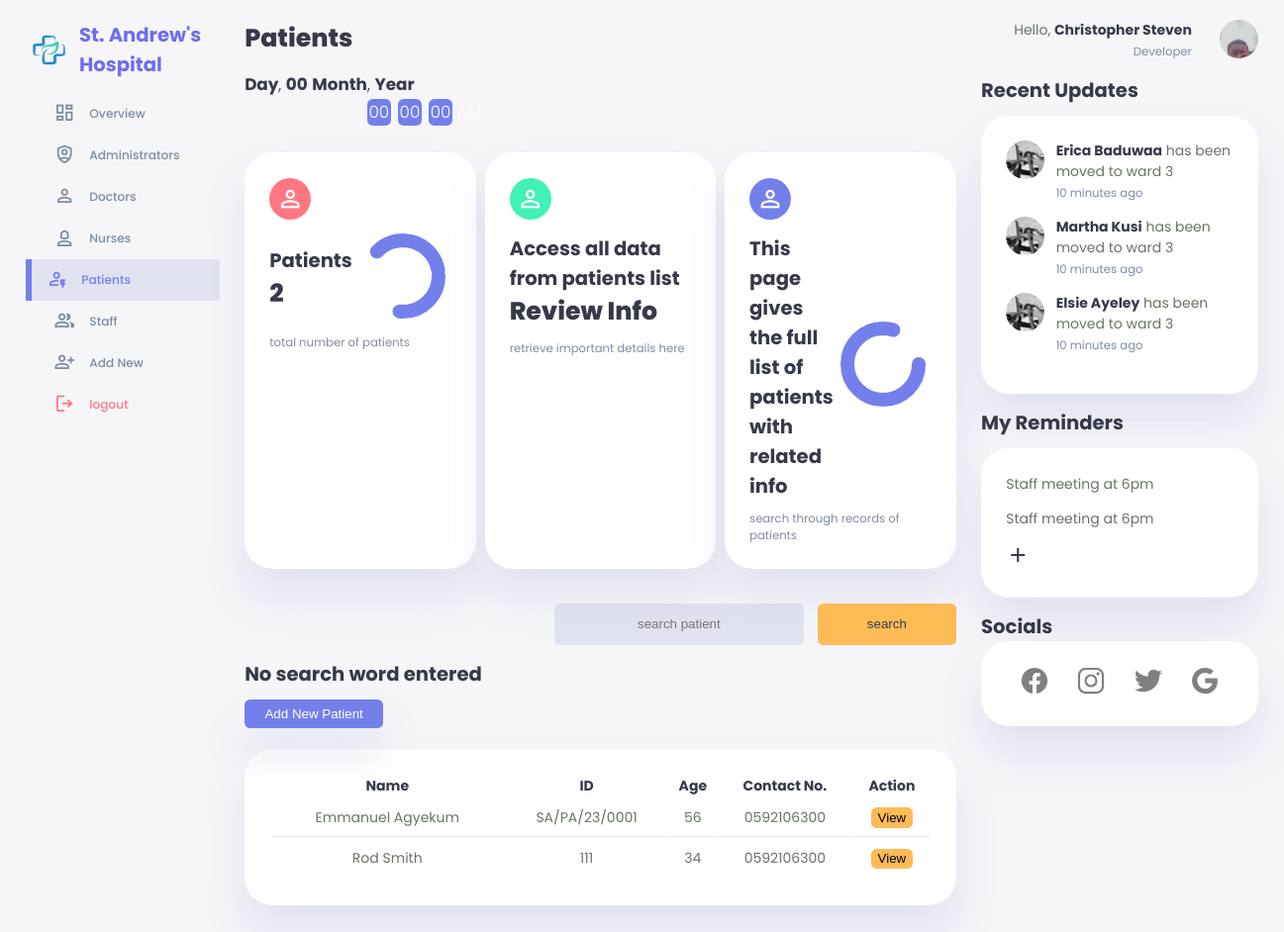
The page /developer/searchpatientdeveloper.php (signed in) on the database its author committed.
### tables this page shows
CREATE TABLE `patients` (
  `id` int(11) NOT NULL,
  `firstname` varchar(255) NOT NULL,
  `lastname` varchar(255) NOT NULL,
  `othername` varchar(255) NOT NULL,
  `age` varchar(255) NOT NULL,
  `gender` varchar(255) NOT NULL,
  `date_of_birth` date NOT NULL,
  `address` varchar(255) NOT NULL,
  `gps_address` varchar(255) NOT NULL,
  `telephone1` varchar(255) NOT NULL,
  `telephone2` varchar(255) NOT NULL,
  `date_of_admission` date NOT NULL,
  `added_by` varchar(255) NOT NULL,
  `date_added` date NOT NULL,
  `patient_id` varchar(255) NOT NULL,
  `patient_complaints` varchar(255) NOT NULL,
  `doctor_diagnosis` varchar(255) NOT NULL,
  `doctor_prescription` varchar(255) NOT NULL,
  `next_appointment_date` date NOT NULL,
  `doctor_recommendation` varchar(255) NOT NULL,
  `doctor_patient_complaints` varchar(500) NOT NULL,
  `diagnosed_by` varchar(255) NOT NULL,
  `diagnosis_date_added` date NOT NULL
);

### developer/searchpatientdeveloper.php (the view, shortened to what this page needs)
<?php
include '../connection.php';
$username= $_SESSION['username'];
$sql= "SELECT * FROM `admins` WHERE username= '$username'";
$result= mysqli_query($con,$sql);
$row= mysqli_fetch_assoc($result);
$image= $row['image'];
$position=$row['position'];
$user_firstname= $row['firstname'];
$user_lastname= " ".$row['lastname'];
$user_fullname= $user_firstname.$user_lastname;
$sqlpatients= "SELECT * FROM `patients`";
$resultpatients= mysqli_query($con, $sqlpatients);
$numpatients=mysqli_num_rows($resultpatients);
$search="";
?>
<!DOCTYPE html>
<html lang="en">
<head>
    <link rel="stylesheet" href="../css/dashboardhead.css">
</head>
<body onload="initClock()">
    <div class="container">
        <aside>
            <div class="top">
                <div class="logo">
                    <div class="ring"></div>
                    <img src="../developerimages/logo.png" alt="logo">
                    <h2 class="logo-name">St. Andrew's Hospital</span></h2>
                </div>
            </div>
            <div class="sidebar">
                <a href="./overviewdeveloper.php">
                    <span class="material-symbols-outlined">dashboard</span>
                    <h3>Overview</h3>
                </a>
                <a href="./adminsdeveloper.php">
                    <span class="material-symbols-outlined">shield_person</span>
                    <h3>Administrators</h3>
                </a>
                <a href="./doctorsdeveloper.php">
                    <span class="material-symbols-outlined">person</span>
                    <h3>Doctors</h3>
                </a>
                <a href="./nursesdeveloper.php">
                    <span class="material-symbols-outlined">person_3</span>
                    <h3>Nurses</h3>
                </a>
                <a href="./patientsdeveloper.php" class="active">
                    <span class="material-symbols-outlined">recent_patient</span>
                    <h3>Patients</h3>
                </a>
                <a href="./staffdeveloper.php">
                    <span class="material-symbols-outlined">group</span>
                    <h3>Staff</h3>
                </a>
                <a href="./addnewdeveloper.php">
                    <span class="material-symbols-outlined">person_add</span>
                    <h3>Add New</h3>
                </a>
                <a href="../logout.php">
                    <span class="material-symbols-outlined">logout</span>
                    <h3>logout</h3>
                </a>
            </div>
        </aside>
        <main>
            <h1>Patients</h1>
            <div class="datetime">
                <div class="date">
                    <b><span id="dayname">Day</span></b>,
                    <b><span id="daynum">00</span></b>
                    <b><span id="month">Month</span></b>,
                    <b><span id="year">Year</span></b>
                </div>
                <div class="time">
                    <span id="hours">00</span>:
                    <span id="minutes">00</span>:
                    <span id="seconds">00</span>
                    <span id="period">AM</span>
                </div>
            </div>
            <div class="insights">
                <div class="teaching-population">
                    <span class="material-symbols-outlined">person</span>
                    <div class="middle">
                        <div class="left">
                            <h2>Patients</h2>
                            <h1><?php echo $numpatients; ?></h1>
                        </div>
                        <div class="progress">
                            <svg>
                                <circle cx="38" cy="38" r="36"></circle>
                            </svg>
                            <div class="number">
                            </div>
                        </div>
                    </div>
                    <small class="text-muted">total number of patients</small>
                </div>
                <div class="non-teaching-population">
                    <span class="material-symbols-outlined">person</span>
                    <div class="middle">
                        <div class="left">
                            <h2>Access all data from patients list</h2>
                            <h1>Review Info</h1>
                        </div>
                    </div>
                    <small class="text-muted">retrieve important details here</small>
                </div>
                <div class="student-population">
                    <span class="material-symbols-outlined">person</span>
                    <div class="middle">
                        <div class="left">
                            <h2>This page gives the full list of patients with related info</h2>
                        </div>
                        <div class="progress">
                            <svg>
                                <circle cx="38" cy="38" r="36"></circle>
                            </svg>
                            <div class="number">
                            </div>
                        </div>
                    </div>
                    <small class="text-muted">search through records of patients</small>
                </div>
            </div>
            <div class="recent">
                <div class="search">
                    <form class="search_box" action="./searchpatientdeveloper.php" method="get" >
                        <input type="text" name="search" id="" placeholder="search patient" value="<?php echo $search;?>">
                        <br>
                        <input type="submit" value="search" name="search_button">
                    </form>
                </div>
                <?php
                if(empty($search)){
                    $message="No search word entered";
                }
                else{
                    $message="Search Results for ' ".$search." '";
                }
                ?>
                <h2><?php echo $message;?></h2>
                <button id="add-new-applicant" onclick="location.href='./addnewpatientdeveloper.php'">Add New Patient</button>
                <table>
                    <thead>
                        <tr>
                            <th>Name</th>
                            <th>ID</th>
                            <th>Age</th>
                            <th>Contact No.</th>
                            <th>Action</th>
                        </tr>
                    </thead>
                    <tbody>
                        <?php
                        include '../connection.php';
                        $sqldisplay= "SELECT * FROM `patients` WHERE firstname LIKE '%$search%' OR lastname LIKE '%$search%' OR othername LIKE '%$search%' OR patient_id LIKE '%$search%'";
                        $resultdisplay= mysqli_query($con, $sqldisplay);
                        if($resultdisplay){
                            while($rowdisplay=mysqli_fetch_assoc($resultdisplay)){
                                $id=$rowdisplay['id'];
                                $age=$rowdisplay['age'];
                                $firstname=$rowdisplay['firstname'];
                                $lastname=" ".$rowdisplay['lastname'];
                                $othername=" ".$rowdisplay['othername'];
                                $telephone1=$rowdisplay['telephone1'];
                                $patient_id=$rowdisplay['patient_id'];
                                $fullname=$firstname.$lastname.$othername;
                                echo"
                                <tr>
                                    <td>$fullname</td>
                                    <td>$patient_id</td>
                                    <td>$age</td>
                                    <td>$telephone1</td>
                                    <td><button id='view'  onclick=\"location.href = 'viewpatientdeveloper.php?viewid=".$id."'\">View</button></td>
                                </tr>
                                ";
                            }
                        }
                        ?>
                    </tbody>
                </table>
            </div>
        </main>
        <div class="right">
            <div class="top">
                <div class="profile" onclick="location.href='./developerprofile.php'">
                    <div class="info">
                        <p>Hello, <b><?php echo $user_fullname; ?></b></p>
                        <small class="text-muted"><?php echo $position; ?></small>
                    </div>
                    <div class="profile-photo">
                        <img src="<?php echo $image;?>" alt="">
                    </div>
                </div>
            </div>
            <div class="recent-updates">
                <h2>Recent Updates</h2>
                <div class="updates">
                    <div class="update">
                        <div class="profile-photo">
                           <img src="../developerimages/lizzy.jpg" alt="updated person profile 1">
                        </div>
                        <div class="message">
                           <p><b>Erica Baduwaa</b> has been moved to ward 3</p>
                           <small class="text-muted">10 minutes ago</small>
                        </div>
                    </div>
                    <div class="update">
                        <div class="profile-photo">
                            <img src="../developerimages/lizzy.jpg" alt="updated person profile 1">
                        </div>
                        <div class="message">
                            <p><b>Martha Kusi</b> has been moved to ward 3</p>
                            <small class="text-muted">10 minutes ago</small>
                        </div>
                    </div>
                    <div class="update">
                        <div class="profile-photo">
                           <img src="../developerimages/lizzy.jpg" alt="updated person profile 1">
                        </div>
                        <div class="message">
                            <p><b>Elsie Ayeley</b> has been moved to ward 3</p>
                           <small class="text-muted">10 minutes ago</small>
                        </div>
                    </div>
                </div>
            </div>
            <div class="notes-section">
                <h2>My Reminders</h2>
                <div class="notes">
                    <div class="note">
                        <p>Staff meeting at 6pm</p>
                    </div>
                    <div class="note">
                        <p>Staff meeting at 6pm</p>
                    </div>
                    <a href="./reminders.php">
                        <span class="material-symbols-outlined">add</span>
                    </a>
                </div>
            </div>
            <div class="socials-and-website">
                <h2>Socials</h2>
                <div class="social-icons">
                    <a href="https://www.facebook.com/" id="facebook">
                    </a>
                    <a href="https://www.instagram.com/" id="instagram">
                    </a>
                    <a href="https://www.twitter.com/" id="twitter">
                    </a>
                    <a href="https://www.google.com/" id="google">
                    </a>
                </div>
            </div>
        </div>
    </div>
</body>
</html>

### rows shown on the page
patients: fullname "Emmanuel Agyekum", patient "SA/PA/23/0001", age "56", telephone1 "0592106300"
patients: fullname "Rod Smith", patient "111", age "34", telephone1 "0592106300"

### other values the page prints
$numpatients "2"
$message "No search word entered"
$user_fullname "Christopher Steven"
$position "Developer"
